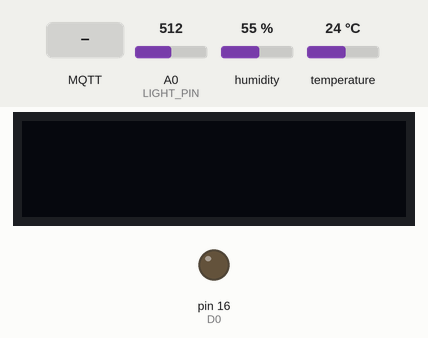
Bench run of a sketch on a simulated Arduino Uno, built with avr-gcc and run on an emulated ATmega328P. On the bench: 128×32 one-colour display, output pins drawn as LEDs (lit = HIGH). The inputs (shaded band) are chosen by the test bench; at power-on: humidity 55 %, temperature 24 °C, A0 (LIGHT_PIN) = 512. The display library's start-up logo is not drawn; no MQTT or app messages arrive unless stated; pins used as bus, display or sensor lines are not drawn; what the sketch prints to the serial monitor is not drawn.

Above: at 3.2 s.
3.3 s: MQTT message "led" arrives on the first subscribed topic
At 12.6 s:
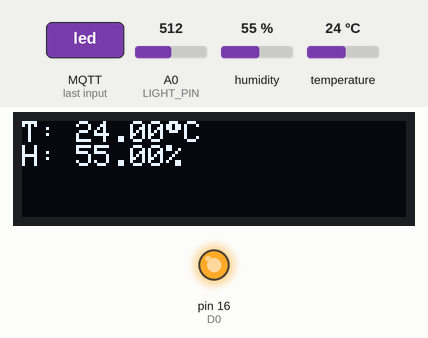
13.5 s: humidity set to 22 %
At 22.7 s:
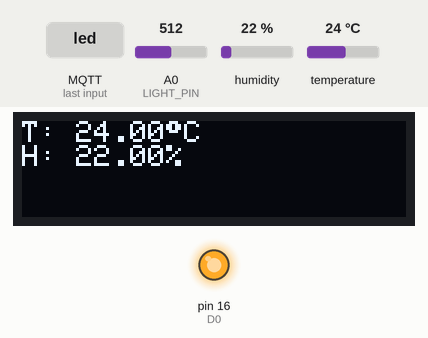
23.5 s: MQTT message "ledoff" arrives on the first subscribed topic
At 24.2 s:
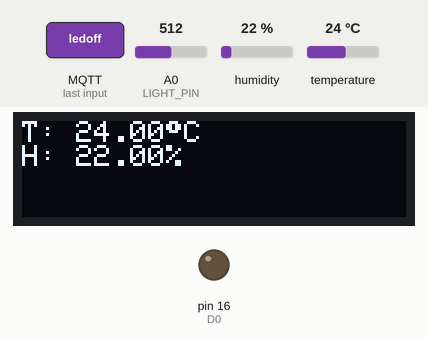
25.0 s: temperature set to 12 °C
At 32.7 s:
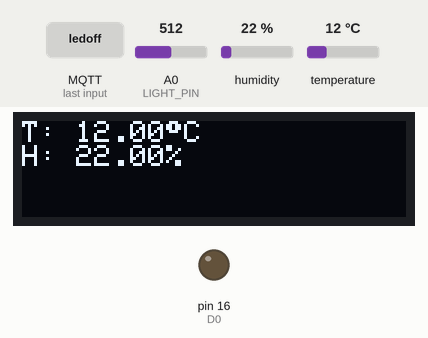
35.1 s: humidity set to 40 %
At 42.8 s:
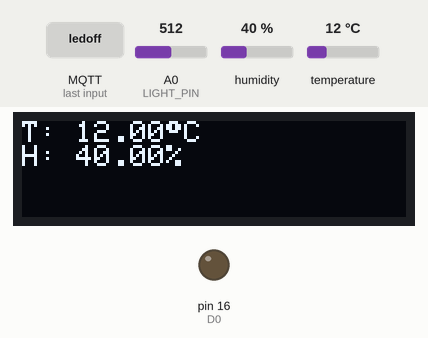
Timing chart, 0 to 44.3 s (numbered marks = the images above; inputs shaded):
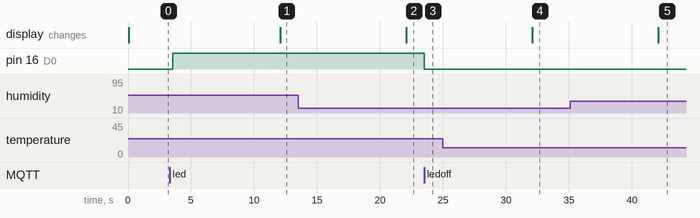

The sketch:

design1_mqtt.ino
```cpp
/* design1_mqtt.ino */

#include "EspMQTTClient.h"
#include <Adafruit_SSD1306.h>
#include <Wire.h>
#include <Adafruit_GFX.h>
#include <SPI.h>
#include <DHTesp.h>
#include <ArduinoJson.h>

#define D0 16
#define D1 5
#define D2 4
#define D3 0
#define D4 2
#define D5 14
#define D6 12
#define D7 13
#define D8 15

#define LIGHT_PIN A0
#define LED_PIN D0
#define RELAY1_PIN D4
#define CDS_PIN A0
#define RELAY_OFF HIGH //HIGH signal should disable relay
#define RELAY_ON LOW //LOW signal should enable relay
#define LED_ON HIGH
#define LED_OFF LOW

//DHT related variables
#define DHT_PIN D3
#define DHTTYPE DHTesp::DHT22

//OLED variables
#define SCREEN_WIDTH 128
#define SCREEN_HEIGHT 32
#define OLED_RESET -1
#define SCREEN_ADDRESS 0x3C

//EspMQTTClient.h settings
#define MQTT_CLIENT_NAME "21900699@HGU"
#define WLANSSID "SJ"
#define WLANPW "tjdwns1111"
#define MQTTBROKER "sweetdream.iptime.org"  // class
// #define MQTTBROKER "192.168.117.71"  // personal
#define MQTTUNAME "iot"
#define MQTTPW "csee1414"

Adafruit_SSD1306 display(SCREEN_WIDTH, SCREEN_HEIGHT, &Wire, OLED_RESET);

EspMQTTClient client(
  WLANSSID,
  WLANPW,
  MQTTBROKER,  // MQTT Broker server ip
  MQTTUNAME,   // Can be omitted if not needed
  MQTTPW,   // Can be omitted if not needed
  MQTT_CLIENT_NAME,     // Client name that uniquely identify your device
  1883              // The MQTT port, default to 1883. this line can be omitted
);

const char* mqtt_topic = "iot/21900699";
char pub_data[256];

int lightValue;
int relay_state = RELAY_OFF;
int usbControlled = 0;
int event_usable = 0;
int eventTrig = 0;

unsigned long currentTime;
unsigned long cdsTimer;
unsigned long light_Timer;
unsigned long DHT_Timer;
const long DHT_interval = 1000;

float humidity, temperature;
DHTesp dht;

void displayDHT();
void autoLight();
void sendJson();

void setup() {
  // put your setup code here, to run once:
  Serial.begin(115200);
  client.enableDebuggingMessages(); // Enable debugging messages sent to serial output
  delay(10);

  pinMode(LED_PIN,OUTPUT); //initialize led as output
  digitalWrite(LED_PIN,LOW); //led is off
  pinMode(LIGHT_PIN, INPUT); //light sensor input
  pinMode(RELAY1_PIN,OUTPUT); //relay signals
  digitalWrite(RELAY1_PIN,RELAY_OFF); //relay off

  dht.setup(DHT_PIN,DHTTYPE);


  if(!display.begin(SSD1306_SWITCHCAPVCC, SCREEN_ADDRESS)) {
    Serial.println(F("SSD1306 allocation failed"));
    for(;;); // Don't proceed, loop forever
  }
  display.display();
  delay(2000);
  display.clearDisplay();
  //display setup complete

  currentTime = millis();
  light_Timer = currentTime;
  DHT_Timer = currentTime;
  cdsTimer = currentTime;
  event_usable = 0;
}

// This function is called once everything is connected (Wifi and MQTT)
// WARNING : YOU MUST IMPLEMENT IT IF YOU USE EspMQTTClient
void onConnectionEstablished()
{
  // Subscribe to "mytopic/test" and display received message to Serial
  client.subscribe(mqtt_topic, [](const String & payload) {
    Serial.println(payload);

    //led
    if(payload == "ledoff"){
      digitalWrite(LED_PIN, LED_OFF);
    }
    else if(payload == "led") {
      int led_state = digitalRead(LED_PIN);
      digitalWrite(LED_PIN, !led_state);
      Serial.println("Switching LED");
    }
    else if (payload == "ledon") {
      digitalWrite(LED_PIN,LED_ON);
    }

    //usbled
    else if ((currentTime - light_Timer > 10000) && (!usbControlled && payload == "usbled")) {
      if(relay_state) relay_state = RELAY_ON;
      else relay_state = RELAY_OFF;
      Serial.print("Switching USB LED: current state ");
      Serial.println(relay_state);
    }
    else if (payload == "usbledon"){
      relay_state = RELAY_ON;
      usbControlled = 1;
    }
    else if (payload == "usbledoff"){
      relay_state = RELAY_OFF;
      usbControlled = 0;

      //allow autotimer to be used;
      event_usable = 0;
      light_Timer -= 10000;
    }

    //dht and cds
    else if (payload == "dht22") {
      temperature = dht.getTemperature();
      humidity = dht.getHumidity();
      StaticJsonDocument<256> doc;

      doc["humidity"] = humidity;
      doc["temperature"] = temperature;

      String output;
      serializeJsonPretty(doc,output);
      client.publish("iot/21900699/dht22",output);
    }
    else if (payload == "cds"){
      lightValue = analogRead(LIGHT_PIN);

      StaticJsonDocument<256> doc;

      doc["cds"] = lightValue;

      String output;
      serializeJsonPretty(doc,output);
      client.publish("iot/21900699/cds",output);
    }
  });

  // Publish a message
  client.publish("iot/21900699", "successfully connected");
}


void loop() {
  // put your main code here, to run repeatedly:
  currentTime = millis();

  sendJson();

  if (!usbControlled) autoLight();

  digitalWrite(RELAY1_PIN,relay_state);
  client.loop();
}


void sendJson(){
  if (currentTime - DHT_Timer > 10000) {
    Serial.print("\nCurrent event_usable: ");
    Serial.print(event_usable);
    Serial.print("\nCurrent usbControlled: ");
    Serial.println(usbControlled);
    Serial.print("\nCurrent relay_state: ");
    Serial.println(relay_state);
    Serial.println();
    Serial.print("currentTime: ");
    Serial.print(currentTime);
    Serial.print("; DHTtimer: ");
    Serial.println(DHT_Timer);

    humidity = dht.getHumidity();
    // Serial.print("humidity: ");
    // Serial.println(humidity);

    temperature = dht.getTemperature();
    // Serial.print("temperature: ");
    // Serial.println(temperature);

    lightValue = analogRead(LIGHT_PIN);
    // Serial.print("light value: ");
    // Serial.println(lightValue);

    displayDHT();
    StaticJsonDocument<256> doc;

    doc["humidity"] = humidity;
    doc["temperature"] = temperature;
    doc["cds"] = lightValue;
    // serializeJsonPretty(doc,Serial);
    // Serial.println();

    String output;
    serializeJsonPretty(doc,output);
    client.publish("iot/21900699/autodht22",output);

    DHT_Timer = currentTime;
    // Serial.println("Temperature is %d\nHumidity is %d\nLight itensity is %d",temperature,humidity,lightValue);
  }
}

void autoLight(){
  if (currentTime - cdsTimer > 500){
    lightValue = analogRead(LIGHT_PIN);
    cdsTimer = currentTime;
  }
  if(event_usable && (relay_state == RELAY_OFF && lightValue < 500)){
    eventTrig = 1;
    relay_state = RELAY_ON;
    light_Timer = currentTime;
    event_usable = 0;
    Serial.println("event triggered");
  }
  else if((!event_usable && (currentTime - light_Timer > 10000 )) && lightValue > 600 ) {
    Serial.println("turning off due to event");
    event_usable = 1;
    relay_state = RELAY_OFF;
  }
  else if((eventTrig && lightValue < 600) && (currentTime - light_Timer > 10000 )/*10 seconds*/){
    Serial.println("turning off after 10 seconds");
    event_usable = 0;
    eventTrig = 0;
    relay_state = RELAY_OFF;
  }
}

void displayDHT(){

  display.clearDisplay();

  display.setTextSize(1.5);      // Normal 1:1 pixel scale
  display.setTextColor(SSD1306_WHITE); // Draw white text
  display.setCursor(0, 0);     // Start at top-left corner
  display.cp437(true);         // Use full 256 char 'Code Page 437' font
  display.print("T: ");
  display.print(temperature);
  display.print((char)248); //°
  display.println("C");
  display.print("H: ");
  display.print(humidity);
  display.println("%");

  display.display();
}
```

Measured:
- after the input at 3.3 s, pin 16 (D0): LOW → HIGH after 0.26 s
- after the input at 13.5 s, the display: changes after 8.6 s (image 2)
- after the input at 23.5 s, pin 16 (D0): HIGH → LOW at once
- after the input at 25.0 s, the display: changes after 7.1 s (image 4)
- after the input at 35.1 s, the display: changes after 7.0 s (image 5)
